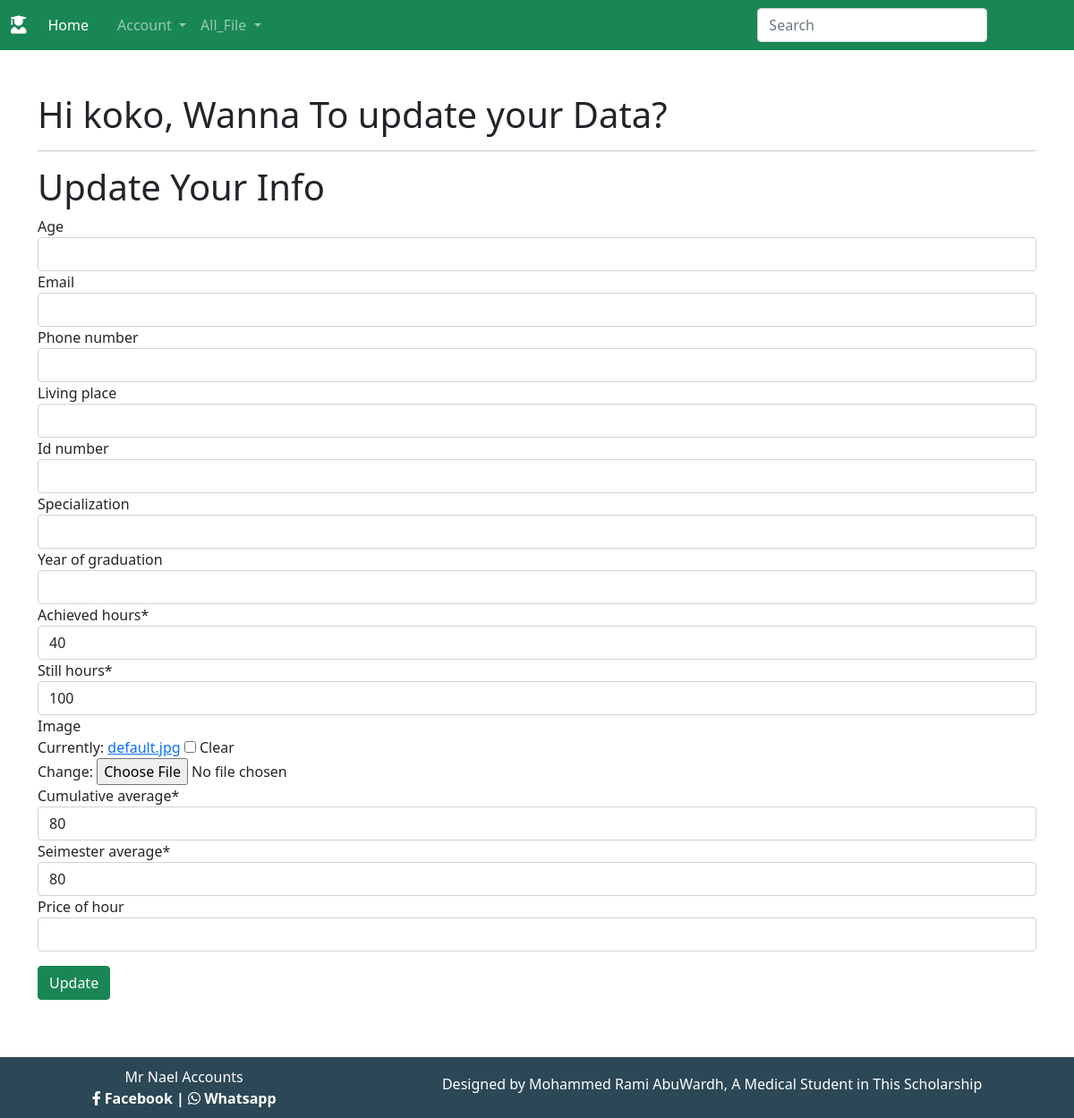
Page /profile/4/update/ (signed in) on the committed database.
### Profile/models.py (models this page shows, shortened)
class Profile(models.Model):
    user = models.OneToOneField(User, on_delete=models.CASCADE)
    unversity = models.ForeignKey(Unversity, on_delete = models.CASCADE,blank=True, null=True)
    age = models.PositiveIntegerField(blank=True, null=True)
    email = models.EmailField(blank=True, null=True)
    phone_number = models.PositiveIntegerField(blank=True, null=True)
    living_place = models.CharField(max_length= 50,blank=True, null=True)
    image = models.ImageField(default = 'default.jpg',upload_to =  'images_of_students',blank=True, null=True)
    id_number = models.IntegerField(blank=True, null=True) #رقم الهوية
    specialization = models.CharField(max_length= 50,blank=True, null=True)
    year_of_graduation = models.PositiveIntegerField(blank=True, null=True)
    achieved_hours = models.PositiveIntegerField(default='40')
    still_hours = models.IntegerField(default='100')
    Cumulative_average = models.IntegerField(default='80')#المغدل التراكمي
    seimester_average = models.IntegerField(default='80')#المعدل الفصلي
    price_of_hour = models.IntegerField(blank=True, null=True)#سعر الساعة
    unversity_id_number = models.BigIntegerField(blank=True, null=True) #الرقم الجامعي
    comment_about_behavoir = models.TextField(max_length= 50,blank=True, null=True)

### Profile/views.py (the view, shortened to what this page needs)
# urls.py: path('<int:pk>/update/',Profile_Update.as_view(), name=  'profile_update'),
class Profile_Update(LoginRequiredMixin,SuccessMessageMixin,DRY,UpdateView):
    model = Profile
    template_name = 'Profile/Profile_update.html'
    fields = ['age','email','phone_number','living_place','id_number','specialization',
    'year_of_graduation','achieved_hours','still_hours','image','Cumulative_average',
    'seimester_average','price_of_hour']
    success_message = 'The Profile have been Updated successfully'

### Profile/views.py (called while the page is built)
    def test_func(self):
        profile = self.get_object()
        if profile.user == self.request.user or self.request.user.is_superuser:
            return True
        return False

### Profile/templates/Profile/Profile_update.html (shortened to what this page needs)
{% extends 'Profile/base.html' %}
{% load crispy_forms_tags %}
{%block content%}
<div class = 'container my-5'>
    <form method="post" enctype="multipart/form-data">
        <h1> Hi {{user.username}}, Wanna To update your Data? </h1>
        <hr>
        <h1>Update Your Info</h1>
        {{form|crispy}}
        <button class="btn btn-success my-3" type = 'submit'>Update</button>
    </form>
</div>
{%endblock%}

### rows in the picture
Profile: achieved_hours "40", still_hours "100", Cumulative_average "80", seimester_average "80"

### other values in the picture
{{ user.username }} "koko"
